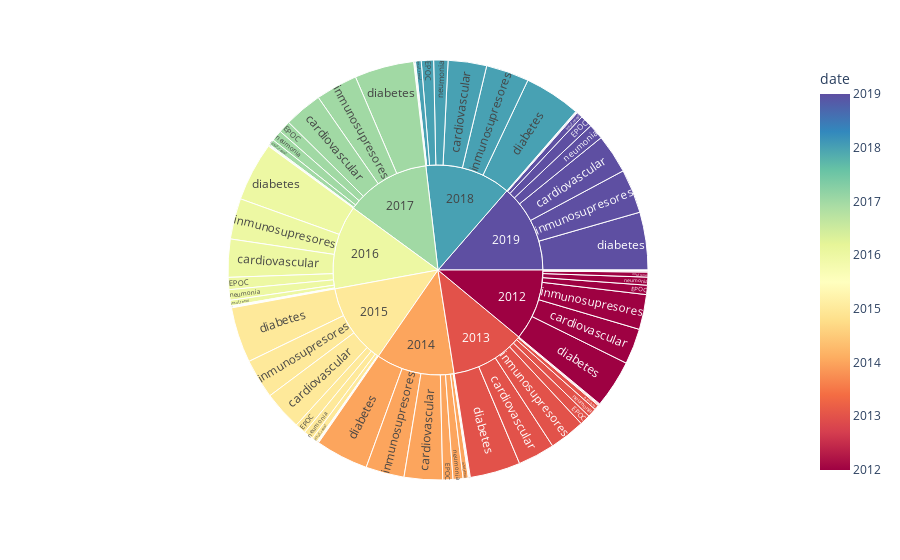

The notebook cell saved with this chart:
### Code cell
fig = px.sunburst(mortalidad_mujeres_1, path=['date','gpo_enfermedad'],color='date',color_continuous_scale='Spectral')
# fig = px.sunburst(mortalidad_mujeres_1, path=['date','gpo_enfermedad'],color='date',color_continuous_scale='RdBu')
# fig = px.sunburst(mortalidad_mujeres_1, path=['date','gpo_enfermedad'],color='date')
fig.show()

### Figure 1 — Plotly figure (JSON) as saved in the notebook; plotly's stock layout.template omitted (floating-point values rounded to 4 significant figures)
{"data": [{"branchvalues": "total", "customdata": [[2012], [2013], [2014], [2015], [2016], [2017], [2018], [2019], [2012], [2013], [2014], [2015], [2016], [2017], [2018], [2019], [2012], [2013], [2014], [2015], [2016], [2017], [2018], [2019], [2012], [2013], [2014], [2015], [2016], [2017], [2018], [2019], [2012], [2013], [2014], [2015], [2016], [2017], [2018], [2019], [2012], [2013], [2014], [2015], [2016], [2017], [2018], [2019], [2012], [2013], [2014], [2015], [2016], [2017], [2018], [2019], [2012], [2013], [2014], [2015], [2016], [2017], [2018], [2019], [2012], [2013], [2014], [2015], [2016], [2017], [2018], [2019], [2012], [2013], [2014], [2015], [2016], [2017], [2018], [2019]], "domain": {"x": [0, 1], "y": [0, 1]}, "hovertemplate": "labels=%{label}<br>count=%{value}<br>parent=%{parent}<br>id=%{id}<br>date=%{color}<extra></extra>", "ids": ["2012/EPOC", "2013/EPOC", "2014/EPOC", "2015/EPOC", "2016/EPOC", "2017/EPOC", "2018/EPOC", "2019/EPOC", "2012/asma", "2013/asma", "2014/asma", "2015/asma", "2016/asma", "2017/asma", "2018/asma", "2019/asma", "2012/cardiovascular", "2013/cardiovascular", "2014/cardiovascular", "2015/cardiovascular", "2016/cardiovascular", "2017/cardiovascular", "2018/cardiovascular", "2019/cardiovascular", "2012/diabetes", "2013/diabetes", "2014/diabetes", "2015/diabetes", "2016/diabetes", "2017/diabetes", "2018/diabetes", "2019/diabetes", "2012/hipertension", "2013/hipertension", "2014/hipertension", "2015/hipertension", "2016/hipertension", "2017/hipertension", "2018/hipertension", "2019/hipertension", "2012/inmunosupresores", "2013/inmunosupresores", "2014/inmunosupresores", "2015/inmunosupresores", "2016/inmunosupresores", "2017/inmunosupresores", "2018/inmunosupresores", "2019/inmunosupresores", "2012/insuf_renal", "2013/insuf_renal", "2014/insuf_renal", "2015/insuf_renal", "2016/insuf_renal", "2017/insuf_renal", "2018/insuf_renal", "2019/insuf_renal", "2012/neumonia", "2013/neumonia", "2014/neumonia", "2015/neumonia", "2016/neumonia", "2017/neumonia", "2018/neumonia", "2019/neumonia", "2012/obesidad", "2013/obesidad", "2014/obesidad", "2015/obesidad", "2016/obesidad", "2017/obesidad", "2018/obesidad", "2019/obesidad", "2012", "2013", "2014", "2015", "2016", "2017", "2018", "2019"], "labels": ["EPOC", "EPOC", "EPOC", "EPOC", "EPOC", "EPOC", "EPOC", "EPOC", "asma", "asma", "asma", "asma", "asma", "asma", "asma", "asma", "cardiovascular", "cardiovascular", "cardiovascular", "cardiovascular", "cardiovascular", "cardiovascular", "cardiovascular", "cardiovascular", "diabetes", "diabetes", "diabetes", "diabetes", "diabetes", "diabetes", "diabetes", "diabetes", "hipertension", "hipertension", "hipertension", "hipertension", "hipertension", "hipertension", "hipertension", "hipertension", "inmunosupresores", "inmunosupresores", "inmunosupresores", "inmunosupresores", "inmunosupresores", "inmunosupresores", "inmunosupresores", "inmunosupresores", "insuf_renal", "insuf_renal", "insuf_renal", "insuf_renal", "insuf_renal", "insuf_renal", "insuf_renal", "insuf_renal", "neumonia", "neumonia", "neumonia", "neumonia", "neumonia", "neumonia", "neumonia", "neumonia", "obesidad", "obesidad", "obesidad", "obesidad", "obesidad", "obesidad", "obesidad", "obesidad", "2012", "2013", "2014", "2015", "2016", "2017", "2018", "2019"], "marker": {"coloraxis": "coloraxis", "colors": [2012, 2013, 2014, 2015, 2016, 2017, 2018, 2019, 2012, 2013, 2014, 2015, 2016, 2017, 2018, 2019, 2012, 2013, 2014, 2015, 2016, 2017, 2018, 2019, 2012, 2013, 2014, 2015, 2016, 2017, 2018, 2019, 2012, 2013, 2014, 2015, 2016, 2017, 2018, 2019, 2012, 2013, 2014, 2015, 2016, 2017, 2018, 2019, 2012, 2013, 2014, 2015, 2016, 2017, 2018, 2019, 2012, 2013, 2014, 2015, 2016, 2017, 2018, 2019, 2012, 2013, 2014, 2015, 2016, 2017, 2018, 2019, 2012, 2013, 2014, 2015, 2016, 2017, 2018, 2019]}, "name": "", "parents": ["2012", "2013", "2014", "2015", "2016", "2017", "2018", "2019", "2012", "2013", "2014", "2015", "2016", "2017", "2018", "2019", "2012", "2013", "2014", "2015", "2016", "2017", "2018", "2019", "2012", "2013", "2014", "2015", "2016", "2017", "2018", "2019", "2012", "2013", "2014", "2015", "2016", "2017", "2018", "2019", "2012", "2013", "2014", "2015", "2016", "2017", "2018", "2019", "2012", "2013", "2014", "2015", "2016", "2017", "2018", "2019", "2012", "2013", "2014", "2015", "2016", "2017", "2018", "2019", "2012", "2013", "2014", "2015", "2016", "2017", "2018", "2019", "", "", "", "", "", "", "", ""], "type": "sunburst", "values": [8493, 9653, 9298, 9964, 11122, 11140, 11220, 11269, 720, 802, 692, 717, 760, 735, 649, 641, 32587, 33664, 34994, 35535, 34672, 34856, 35100, 35857, 43839, 46098, 48275, 50720, 53857, 54238, 51584, 52657, 496, 535, 460, 443, 447, 417, 425, 449, 31906, 32659, 35138, 36193, 37196, 38242, 39290, 40130, 4560, 4491, 4794, 5129, 5075, 5123, 5234, 5662, 7291, 8180, 9085, 8735, 9636, 9980, 13006, 14156, 621, 590, 628, 587, 576, 598, 553, 550, 130513, 136672, 143364, 148023, 153341, 155329, 157061, 161371]}], "layout": {"coloraxis": {"colorbar": {"title": {"text": "date"}}, "colorscale": [[0, "rgb(158,1,66)"], [0.1, "rgb(213,62,79)"], [0.2, "rgb(244,109,67)"], [0.3, "rgb(253,174,97)"], [0.4, "rgb(254,224,139)"], [0.5, "rgb(255,255,191)"], [0.6, "rgb(230,245,152)"], [0.7, "rgb(171,221,164)"], [0.8, "rgb(102,194,165)"], [0.9, "rgb(50,136,189)"], [1, "rgb(94,79,162)"]]}, "legend": {"tracegroupgap": 0}, "margin": {"t": 60}}}
